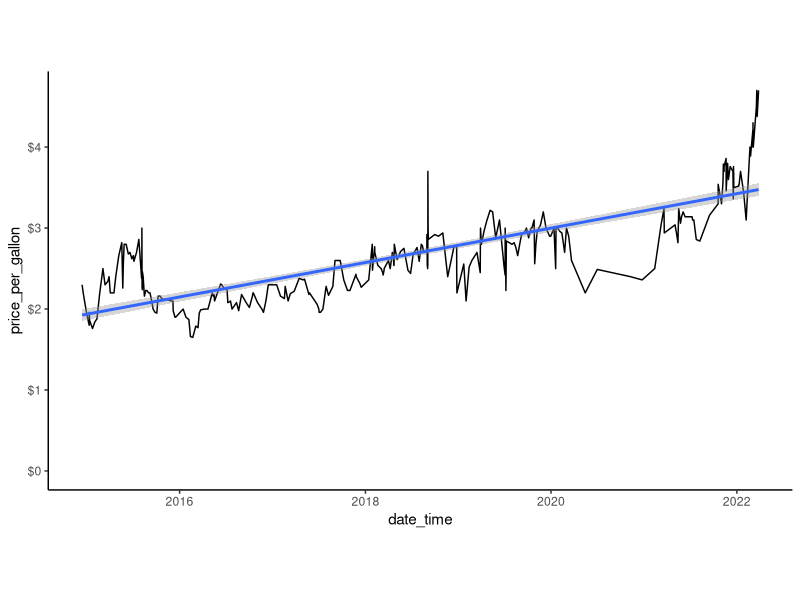
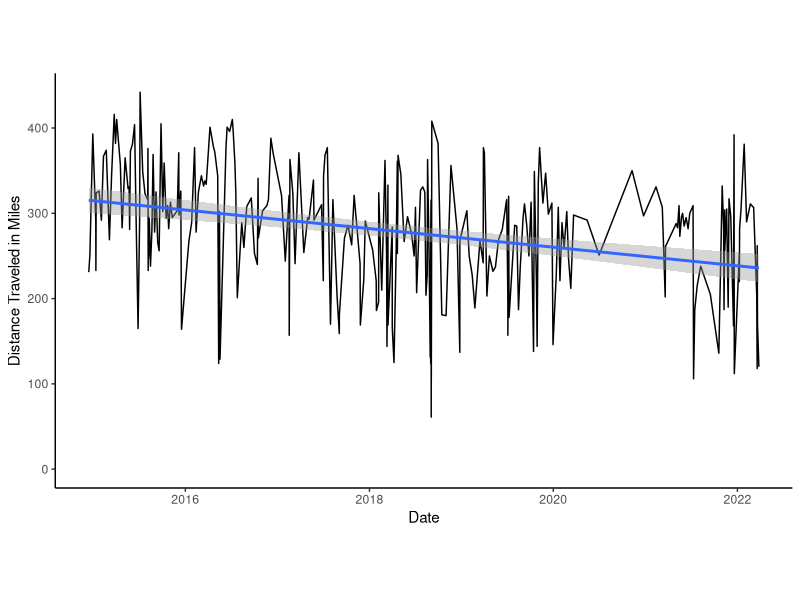
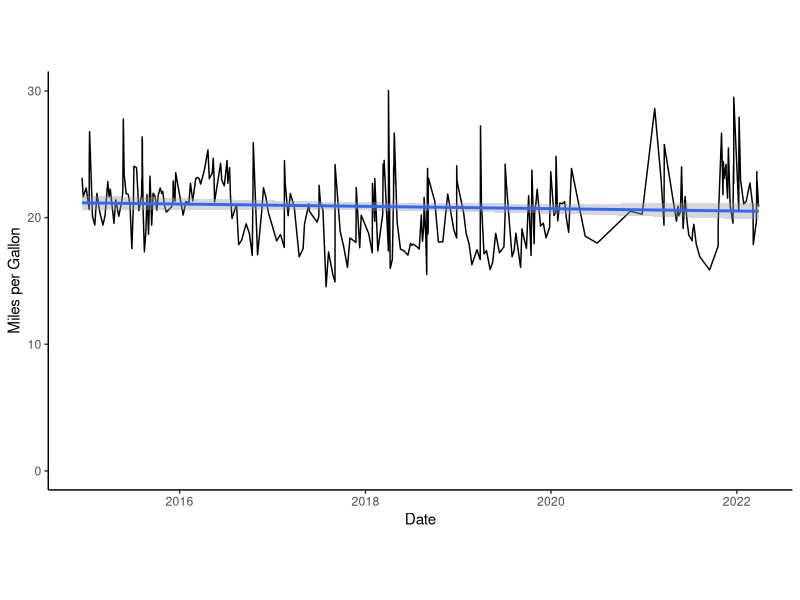
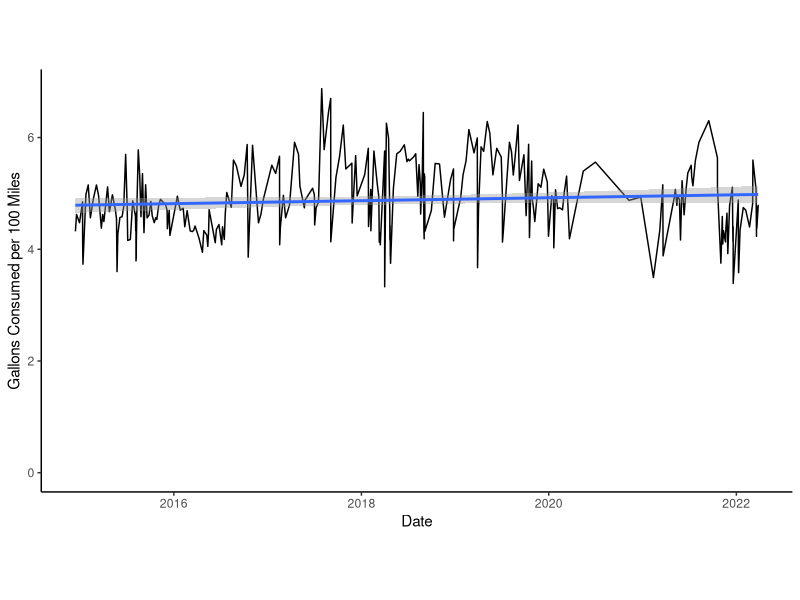
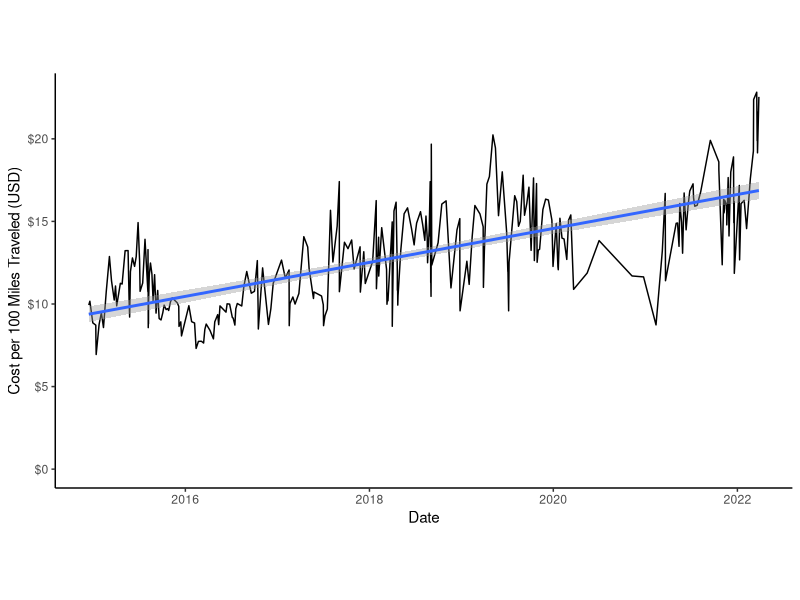
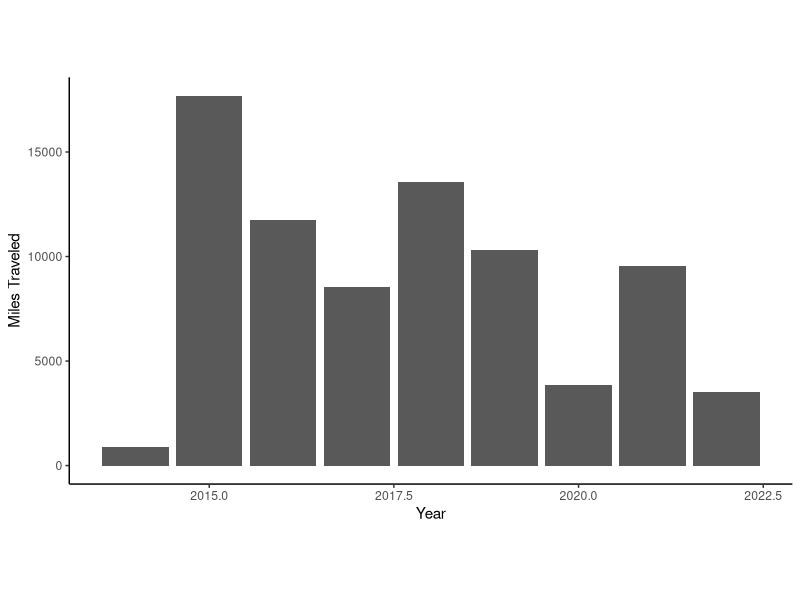
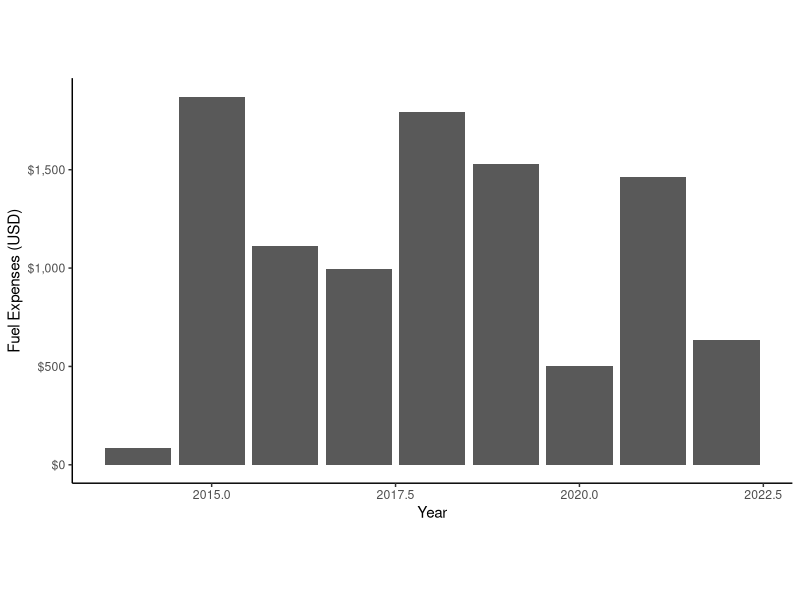

Generate these figures, in order, with R:
## ---- chunk 1
knitr::opts_chunk$set(
  echo = FALSE,
  message = FALSE,
  warning = FALSE
  )
## ---- chunk 2
library(tidyverse)
library(lubridate)
library(scales)
library(knitr)
## ---- chunk 3
my_theme <- theme_classic() +
  theme(
    aspect.ratio = 9/16
  )
## ---- chunk 4
truck <- read_csv("../data-raw/Truck.csv",
                  skip = 1,
                  col_names = c(
                    "date_time",
                    "odometer",
                    "gallons",
                    "x1",
                    "x2",
                    "cost_usd",
                    "mpg"
                  )) %>%
  mutate(
    vehicle = "2002 Chevrolet Silverado 1500"
  )

equinox <- read_csv("../data-raw/Rudolph.csv",
                  skip = 1,
                  col_names = c(
                    "date_time",
                    "odometer",
                    "gallons",
                    "x1",
                    "x2",
                    "cost_usd",
                    "mpg"
                  )) %>%
  mutate(
    vehicle = "2008 Chevrolet Equinox LT"
  )
## ---- chunk 5
mv_data <- bind_rows(
  truck,
  equinox
) %>%
  filter(!is.na(mpg)) %>%
  mutate(
    date_time = parse_date_time(
      x = date_time,
      orders = "%m/%d/%Y %H:%M")
  ) %>%
  select(!starts_with("x")) %>%
  group_by(vehicle) %>%
  mutate(
    miles = odometer - lag(odometer, default = odometer[1]),
    miles_per_gallon = miles / gallons,
    gallons_per_100miles = (gallons / miles)*100,
    price_per_gallon = cost_usd/gallons,
    price_per_100miles = price_per_gallon*gallons_per_100miles
  ) %>%
  ungroup() 
## ---- chunk 6
mv_data %>%
  filter(miles>0) %>%
  group_by(vehicle) %>%
  summarise(
    miles_traveled = mean(miles),
    miles_per_gallon = mean(miles_per_gallon),
    gallons_per_100miles = mean(gallons_per_100miles),
    price_per_gallon = mean(price_per_gallon),
    price_per_100miles = mean(price_per_100miles)
    ) %>%
  kable(caption = "Average values")
## ---- chunk 7
mv_data %>%
  filter(miles>0) %>%
  group_by(vehicle) %>%
  summarise(
    miles_traveled = min(miles),
    miles_per_gallon = min(miles_per_gallon),
    gallons_per_100miles = min(gallons_per_100miles),
    price_per_gallon = min(price_per_gallon),
    price_per_100miles = min(price_per_100miles)
    ) %>%
  kable(caption = "Minimum values")
## ---- chunk 8
mv_data %>%
  filter(miles>0) %>%
  group_by(vehicle) %>%
  summarise(
    miles_traveled = max(miles),
    miles_per_gallon = max(miles_per_gallon),
    gallons_per_100miles = max(gallons_per_100miles),
    price_per_gallon = max(price_per_gallon),
    price_per_100miles = max(price_per_100miles)
    ) %>%
  kable(caption = "Maximum values")
## ---- chunk 9
mv_data %>%
  filter(miles>0) %>%
  ggplot() +
  geom_line(mapping = aes(x = date_time, y = price_per_gallon)) +
  geom_smooth(mapping = aes(x = date_time, y = price_per_gallon), method = lm) +
  scale_y_continuous(
    limits = (c(0,NA)),
    labels = label_dollar()) +
  my_theme
## ---- chunk 10
mv_data %>%
  filter(vehicle == "2008 Chevrolet Equinox LT") %>%
  filter(miles>0) %>%
  ggplot() +
  geom_line(mapping = aes(x = date_time, y = miles)) +
  geom_smooth(mapping = aes(x = date_time, y = miles), method = lm) +
  scale_y_continuous(
    limits = (c(0,NA))) +
  labs(x = "Date",
       y = "Distance Traveled in Miles") +
  my_theme
## ---- chunk 11
mv_data %>%
  filter(vehicle == "2008 Chevrolet Equinox LT") %>%
  filter(miles>0) %>%
  ggplot() +
  geom_line(mapping = aes(x = date_time, y = miles_per_gallon)) +
  geom_smooth(mapping = aes(x = date_time, y = miles_per_gallon), method = lm) +
  scale_y_continuous(
    limits = (c(0,NA))) +
  labs(x = "Date",
       y = "Miles per Gallon") +
  my_theme
## ---- chunk 12
mv_data %>%
  filter(vehicle == "2008 Chevrolet Equinox LT") %>%
  filter(miles>0) %>%
  ggplot() +
  geom_line(mapping = aes(x = date_time, y = gallons_per_100miles)) +
  geom_smooth(mapping = aes(x = date_time, y = gallons_per_100miles), method = lm) +
  scale_y_continuous(
    limits = (c(0,NA))) +
  labs(x = "Date",
       y = "Gallons Consumed per 100 Miles") +
  my_theme
## ---- chunk 13
mv_data %>%
  filter(vehicle == "2008 Chevrolet Equinox LT") %>%
  filter(miles>0) %>%
  ggplot() +
  geom_line(mapping = aes(x = date_time, y = price_per_100miles)) +
  geom_smooth(mapping = aes(x = date_time, y = price_per_100miles), method = lm) +
  scale_y_continuous(
    limits = (c(0,NA)),
    labels = label_dollar()) +
  labs(x = "Date",
       y = "Cost per 100 Miles Traveled (USD)") +
  my_theme
## ---- chunk 14
mv_data %>%
  filter(vehicle == "2008 Chevrolet Equinox LT") %>%
  filter(miles>0) %>%
  mutate(year = year(date_time)) %>%
  group_by(year) %>%
  summarise(miles_per_year = sum(miles)) %>%
  ggplot() +
  geom_col(mapping = aes(x = year, y = miles_per_year)) +
  scale_y_continuous(limits = c(0,NA)) +
  labs(x = "Year", y = "Miles Traveled") +
  my_theme
## ---- chunk 15
mv_data %>%
  filter(vehicle == "2008 Chevrolet Equinox LT") %>%
  filter(miles>0) %>%
  mutate(year = year(date_time)) %>%
  group_by(year) %>%
  summarise(cost = sum(cost_usd)) %>%
  ggplot() +
  geom_col(mapping = aes(x = year, y = cost)) +
  scale_y_continuous(limits = c(0,NA),
                     labels = label_dollar()) +
  labs(x = "Year", y = "Fuel Expenses (USD)") +
  my_theme
